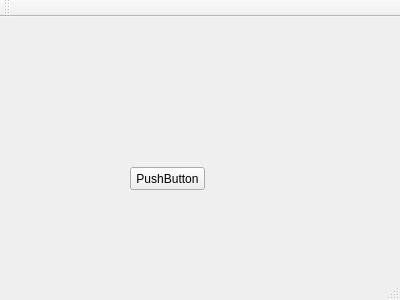
<?xml version="1.0" encoding="UTF-8"?>
<ui version="4.0">
 <class>MainWindow</class>
 <widget class="QMainWindow" name="MainWindow">
  <property name="geometry">
   <rect>
    <x>0</x>
    <y>0</y>
    <width>400</width>
    <height>300</height>
   </rect>
  </property>
  <property name="windowTitle">
   <string>MainWindow</string>
  </property>
  <widget class="QWidget" name="centralWidget">
   <widget class="QPushButton" name="pushButton">
    <property name="geometry">
     <rect>
      <x>130</x>
      <y>150</y>
      <width>75</width>
      <height>23</height>
     </rect>
    </property>
    <property name="text">
     <string>PushButton</string>
    </property>
   </widget>
  </widget>
  <widget class="QMenuBar" name="menuBar">
   <property name="geometry">
    <rect>
     <x>0</x>
     <y>0</y>
     <width>400</width>
     <height>21</height>
    </rect>
   </property>
  </widget>
  <widget class="QToolBar" name="mainToolBar">
   <attribute name="toolBarArea">
    <enum>TopToolBarArea</enum>
   </attribute>
   <attribute name="toolBarBreak">
    <bool>false</bool>
   </attribute>
  </widget>
  <widget class="QStatusBar" name="statusBar"/>
 </widget>
 <layoutdefault spacing="6" margin="11"/>
 <resources/>
 <connections/>
</ui>
